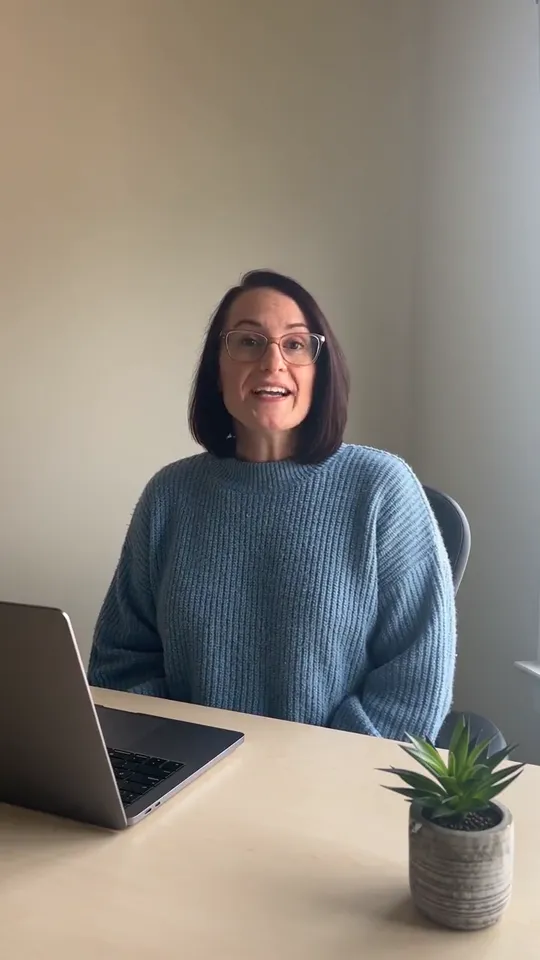
#> input picture assets_staging/showcase/ex-accountant-presenter.webp, 540 x 960 px
$ python -i textlayer.py   (imports and definitions only)
#> lines starting #> are read from the running program, lines starting #| are printed output that depends on the picture; after the words box and inside, x2 and y2 are one past the last pixel; in counts of white or black regions, pixels touching at a corner belong together
#> further down, picture is the input picture: PIL image 540x960 RGB; mean R, G, B 136.5, 130.9, 122.6
"""The text and logo layer of a static ad (quality wave 2).

The image model is asked for a picture with no words on it; this module then sets the words as real type with
Pillow, so a headline is never misspelt, a price is never invented and the type is the brand's. Layers:

    headline, subhead     over the picture, in the top of the safe area
    badge                 a round price / offer sticker (offer preset)
    cta                   one button
    callouts              up to four feature pills beside the product
    review                a card with the customer's stars, their words and their name
    compare               a two-column card: the usual way against yours
    logo                  the brand's own logo file, when the brand kit has one

Rules the renderer keeps, and reports for every layer (render() returns the picture and a report):

  * safe areas: nothing is drawn outside SAFE[aspect], the part of the frame a platform's own buttons and
    captions leave alone (a 9:16 story keeps its top 14% and bottom 20% clear);
  * auto-fit: text is wrapped to its box and its size stepped down until it fits; text that still doesn't fit
    at the smallest size is cut with an ellipsis and reported as fit=False;
  * contrast: words on the picture are white or near-black, whichever reads better on what is under them; when
    that is still under 4.5:1 (WCAG AA) against the worst part of the box, a panel goes behind the words.
    Buttons, badges and cards have their own background, so their text colour is picked against it.

  * the product stays in view: the image model is asked to keep the text's part of the frame calm, and often
    doesn't. locate_product() finds the product on a plain backdrop; when a layer would land on it, the layer is
    first moved inside the safe area (the button to the free side, the badge to a free corner, the pills or the
    review card to the other side); when no move clears it, the picture is re-composed: scaled down, never
    cropped, onto a canvas extended with its own backdrop so the product sits where the layout has room. What
    was done is in report["compose"]. A picture with no plain backdrop (a scene) is left exactly as it was.

  * words never go over a face: a static with a text layer is meant to show the product alone, but the image model
    sometimes draws a person anyway (a man holding the mug, his face where the headline goes). locate_people()
    finds face-like regions with a cheap skin-tone test (no model); they are obstacles like the product: parts
    that can move are moved off them, and when nothing clears them report["compose"]["people_clear"] is False
    (and report["ok"]), which is what the worker reads to make the picture again once (words_on_people()).

Colours and the font come from the brand kit (brands.kit_primary, kit_accent, kit_font, kit_logo; kit_of()),
with plain defaults when a brand hasn't set them. Fonts are bundled in static/fonts/ads under the SIL Open Font
License (licence files beside them; THIRD_PARTY_NOTICES.md): Poppins (sans) and DM Serif Display (serif heads).

No network, no model: everything here is local drawing.
"""
import os
import re
from functools import lru_cache

from PIL import Image, ImageChops, ImageDraw, ImageFilter, ImageFont

HERE = os.path.dirname(os.path.abspath(__file__))
FONT_DIR = os.path.join(HERE, "static", "fonts", "ads")
# family -> {weight: file}. "serif" sets headlines in DM Serif Display and everything small in Poppins.
FONTS = {
    "sans": {"name": "Poppins", "bold": "Poppins-Bold.ttf", "regular": "Poppins-Regular.ttf"},
    "serif": {"name": "DM Serif Display", "bold": "DMSerifDisplay-Regular.ttf", "regular": "Poppins-Regular.ttf",
              "small_bold": "Poppins-Bold.ttf"},
}
DEFAULT_FONT = "sans"
DEFAULT_KIT = {"primary": "#141414", "accent": "#F5B301", "font": DEFAULT_FONT, "logo": "", "brand": ""}

# (left, top, right, bottom) margins as parts of the width / height that stay clear, per shape.
SAFE = {"9:16": (0.07, 0.14, 0.07, 0.20), "4:5": (0.06, 0.06, 0.06, 0.07), "1:1": (0.06, 0.06, 0.06, 0.06),
        "16:9": (0.05, 0.08, 0.05, 0.08)}
_RATIOS = {"9:16": 9 / 16, "4:5": 4 / 5, "1:1": 1.0, "16:9": 16 / 9}
MIN_CONTRAST = 4.5
SS = 2                      # shapes and type are drawn at 2x and scaled down, so edges are smooth
WHITE, INK, BLACK = (255, 255, 255), (17, 17, 17), (0, 0, 0)
LAYOUTS = ("headline", "offer", "callouts", "review", "compare", "none")
_HEX = re.compile(r"^#?([0-9a-fA-F]{6})$")


class LayerFail(RuntimeError):
    """The layer couldn't be drawn (no picture to draw on, a broken file)."""


# ---------------------------------------------------------------- colour

# [27 lines left out: functions hex_rgb, clean_hex, luminance, contrast, not called in this run]


def on_color(bg) -> tuple:
    """White or black, whichever reads better on a solid background (always at least 4.5:1)."""
    return WHITE if contrast(WHITE, bg) >= contrast(BLACK, bg) else BLACK


def _blend(top, under, alpha: float) -> tuple:
    return tuple(int(round(top[i] * alpha + under[i] * (1 - alpha))) for i in range(3))


# ---------------------------------------------------------------- type

# [4 lines left out: function _font, not called in this run]


def _width(font, text: str) -> float:
    return font.getlength(text)


# A line never ends or starts with one of these. Breaking at a separator drops it ("$29 · Free shipping" in a
# narrow badge is "$29" / "Free shipping"); a hard one ("Mug + lid") is kept with both its neighbours when they fit.
_SOFT_SEPS = frozenset("·•|–—")
_HARD_SEPS = frozenset("-+/")
SEPARATORS = _SOFT_SEPS | _HARD_SEPS
_PRICE = re.compile(r"^(?:[$€£¥]\d[\d.,]*\+?|\d[\d.,]*(?:%|[$€£¥]))[.,!?]?$")


# [119 lines left out: functions _glue_prices, wrap, fit_text, aspect_of, safe_box, not called in this run]


def _inside(box, safe) -> bool:
    return box[0] >= safe[0] - 1 and box[1] >= safe[1] - 1 and box[2] <= safe[2] + 1 and box[3] <= safe[3] + 1


# [35 lines left out: functions region_stats, _lum_contrast, pick_over_image, not called in this run]


# ---------------------------------------------------------------- drawing

class _Canvas:
    """A transparent layer at SS x the picture; coordinates are given in picture pixels."""

    # [5 lines left out: function __init__, not called in this run]

    def _s(self, box):
        return [int(round(v * SS)) for v in box]

    def rect(self, box, fill, radius: float = 0, alpha: float = 1.0):
        self.d.rounded_rectangle(self._s(box), radius=int(radius * SS), fill=(*fill[:3], int(round(255 * alpha))))

    def ellipse(self, box, fill):
        self.d.ellipse(self._s(box), fill=(*fill[:3], 255))

    def line(self, pts, fill, width: float):
        self.d.line([(int(x * SS), int(y * SS)) for x, y in pts], fill=(*fill[:3], 255), width=max(1, int(width * SS)),
                    joint="curve")

    def polygon(self, pts, fill):
        self.d.polygon([(int(x * SS), int(y * SS)) for x, y in pts], fill=(*fill[:3], 255))

    # [13 lines left out: function text_block, not called in this run]

    def onto(self, base):
        layer = self.im.resize(self.size, Image.LANCZOS)
        return Image.alpha_composite(base.convert("RGBA"), layer)


# [35 lines left out: functions _star, kit_of, _logo, not called in this run]


# ---------------------------------------------------------------- where the product is, and room for the words

def _mean(img) -> tuple:
    return img.convert("RGB").resize((1, 1), Image.BOX).getpixel((0, 0))


def locate_product(img, tol: int = 34):
    """(x0, y0, x1, y1) of the product in a text-free picture with a plain or seamless backdrop, or None when
    that can't be told (no plain backdrop, nothing standing out from it, or something filling the frame).

    The backdrop is taken from the four corners (blended across the frame, so a soft gradient is followed);
    anything further than `tol` from it in any channel is the subject. Small specks are dropped."""
#> called with tol = 34
    W, H = img.size
#> W = 540; H = 960
    if min(W, H) < 64:
        return None
    k = 200 / max(W, H)
#> k = 0.208
    w, h = max(16, round(W * k)), max(16, round(H * k))
#> w = 112; h = 200
    small = img.convert("RGB").resize((w, h), Image.BOX if k < 1 else Image.BILINEAR)
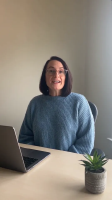
#> small: PIL image 112x200 RGB; mean R, G, B 136.5, 130.9, 122.7
    c = max(2, min(w, h) // 14)
#> c = 8
    corners = [_mean(small.crop(b)) for b in ((0, 0, c, c), (w - c, 0, w, c), (0, h - c, c, h), (w - c, h - c, w, h))]
#> corners = [(164, 140, 115), (153, 154, 154), (205, 184, 159), (227, 213, 193)]
    mid = tuple(sum(p[i] for p in corners) / 4 for i in range(3))
#> mid = (187.2, 172.8, 155.2)
    if max(abs(p[i] - mid[i]) for p in corners for i in range(3)) > 48:
        return None                                   # the corners disagree: a scene, not a backdrop
    bg = Image.new("RGB", (2, 2))
    bg.putdata(corners)
    bg = bg.resize((w, h), Image.BILINEAR)
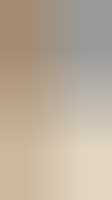
#> bg: PIL image 112x200 RGB; mean R, G, B 187.3, 172.8, 155.3
    r, g, b = ImageChops.difference(small, bg).split()
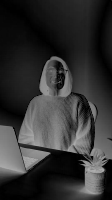
#> g: PIL image 112x200 L; min 0, max 174, mean 49.8
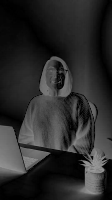
#> b: PIL image 112x200 L; min 0, max 155, mean 43.1
    far = ImageChops.lighter(ImageChops.lighter(r, g), b)
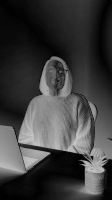
#> far: PIL image 112x200 L; min 0, max 202, mean 61
    mask = far.point(lambda v: 255 if v > tol else 0).filter(ImageFilter.MinFilter(3)).filter(ImageFilter.MaxFilter(3))
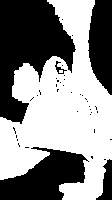
#> mask: PIL image 112x200 L; 54.2% white; 40 black regions (35 under 20 px), largest, box (x1, y1, x2, y2) and area: (0, 0, 76, 124) 5213, (0, 147, 89, 200) 2778, (88, 0, 112, 95) 1787, (96, 159, 112, 200) 350, (55, 61, 67, 74) 49
    core = far.point(lambda v: 255 if v > tol * 2 else 0).filter(ImageFilter.MinFilter(3)).filter(ImageFilter.MaxFilter(3))
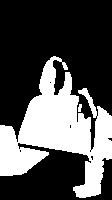
#> core: PIL image 112x200 L; 32.4% white; 2 white regions, box (x1, y1, x2, y2) and area: (0, 56, 112, 198) 7235, (78, 104, 82, 112) 25
    if _mean(core)[0] >= 0.6 * _mean(mask)[0]:        # most of it stands well clear of the backdrop: what only
        mask = core                                   # just does is its soft shadow, which words may sit on
    cols, rows = mask.resize((w, 1), Image.BOX).tobytes(), mask.resize((1, h), Image.BOX).tobytes()
    xs, ys = [i for i, v in enumerate(cols) if v > 7], [i for i, v in enumerate(rows) if v > 7]
#> xs = 112 values from 0 to 111; ys = 141 values from 57 to 197
    if not xs or not ys:
        return None
    x0, y0, x1, y1 = xs[0], ys[0], xs[-1] + 1, ys[-1] + 1
#> x0 = 0; y0 = 57; x1 = 112; y1 = 198
    area = _mean(mask)[0] / 255
#> area = 0.325
    fill = _mean(mask.crop((x0, y0, x1, y1)))[0] / 255
#> fill = 0.459
    edge = (sum(mask.crop((0, 0, w, 1)).tobytes()) + sum(mask.crop((0, h - 1, w, h)).tobytes())
            + sum(mask.crop((0, 0, 1, h)).tobytes()) + sum(mask.crop((w - 1, 0, w, h)).tobytes())) / 255 / (2 * (w + h))
#> edge = 0.146
    if not 0.008 <= area <= 0.60 or fill < 0.30 or edge > 0.25 or ((x1 - x0) > 0.9 * w and (y1 - y0) > 0.9 * h):
        return None
    x0, y0, x1, y1 = max(0, x0 - 1), max(0, y0 - 1), min(w, x1 + 1), min(h, y1 + 1)
#> y0 = 56; y1 = 199
    return int(x0 / k), int(y0 / k), min(W, int(round(x1 / k))), min(H, int(round(y1 / k)))


PEOPLE_REASON = "A person is where the words go."


# [56 lines left out: function locate_people, not called in this run]


def _grow(box, by: float) -> tuple:
    return box[0] - by, box[1] - by, box[2] + by, box[3] + by


# [75 lines left out: functions _clear, _places, _zone, recompose, not called in this run]


# ---------------------------------------------------------------- the layouts

MIN_SCALE = 0.30            # the product is never made smaller than this to make room; below it the ad is reported


# [316 lines left out: functions render, words_on_people, _draw, not called in this run]


def _overlap(a, b) -> bool:
    return not (a[2] <= b[0] or b[2] <= a[0] or a[3] <= b[1] or b[3] <= a[1])


# ---------------------------------------------------------------- files

# [51 lines left out: functions base_path, text_from_params, apply_to_file, _save_args, not called in this run]

>>> from PIL import Image
>>> picture = Image.open('assets_staging/showcase/ex-accountant-presenter.webp')
>>> result = locate_product(picture)
#> result = (0, 268, 538, 955)

$ run again, on assets_staging/showcase/ex-cleaning-presenter.webp
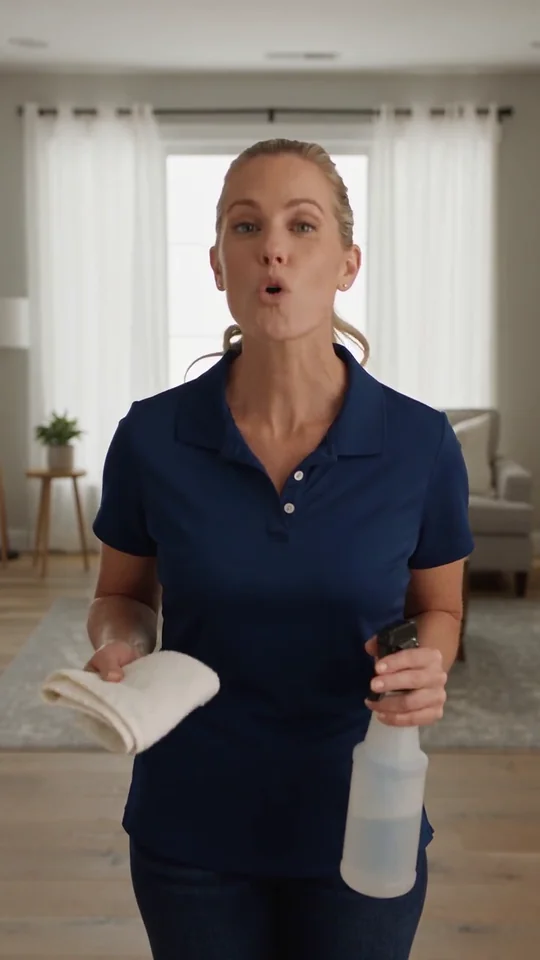
#> input picture assets_staging/showcase/ex-cleaning-presenter.webp, 540 x 960 px
#> picture is the input picture: PIL image 540x960 RGB; mean R, G, B 118, 110.8, 106.3
#> corners = [(170, 166, 159), (161, 157, 146), (129, 113, 96), (120, 98, 77)]
#> mid = (145, 133.5, 119.5)
#> in locate_product, `mask = far.point(lambda v: 255 if v > tol else 0).filter(ImageFilter.M..`:
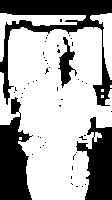
#> mask: PIL image 112x200 L; 66.2% white; 50 black regions (46 under 20 px), largest, box (x1, y1, x2, y2) and area: (0, 0, 112, 106) 3155, (0, 97, 33, 200) 2136, (76, 117, 112, 200) 1770, (58, 37, 77, 88) 392
#> in locate_product, `core = far.point(lambda v: 255 if v > tol * 2 else 0).filter(ImageFilt..`:
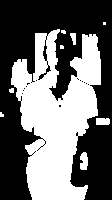
#> core: PIL image 112x200 L; 42.2% white; 9 white regions (4 under 20 px), largest, box (x1, y1, x2, y2) and area: (11, 29, 101, 200) 9102, (80, 152, 88, 170) 118, (96, 118, 110, 125) 95, (70, 33, 76, 45) 52, (9, 88, 14, 93) 22
#> xs = 98 values from 11 to 108; ys = 170 values from 30 to 199
#> in locate_product, `x0, y0, x1, y1 = xs[0], ys[0], xs[-1] + 1, ys[-1] + 1`: x0 = 11; y0 = 30; x1 = 109; y1 = 200
#> area = 0.424
#> fill = 0.565
#> edge = 0.0913
#> in locate_product, `x0, y0, x1, y1 = max(0, x0 - 1), max(0, y0 - 1), min(w, x1 + 1), min(h..`: x0 = 10; y0 = 29; x1 = 110
#> result = (48, 139, 528, 960)
